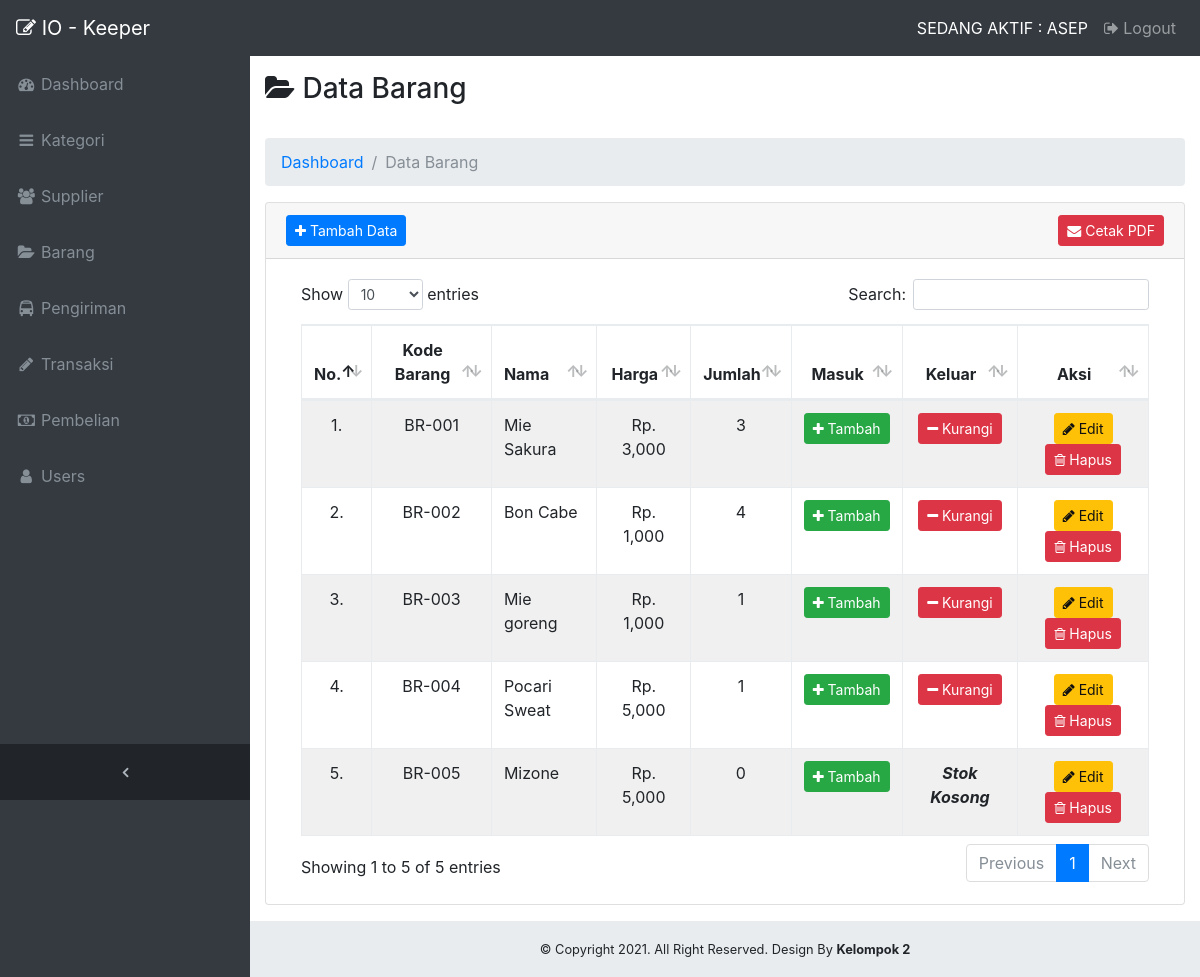
The page /admin/?page=barang (signed in) on the database as committed earlier.
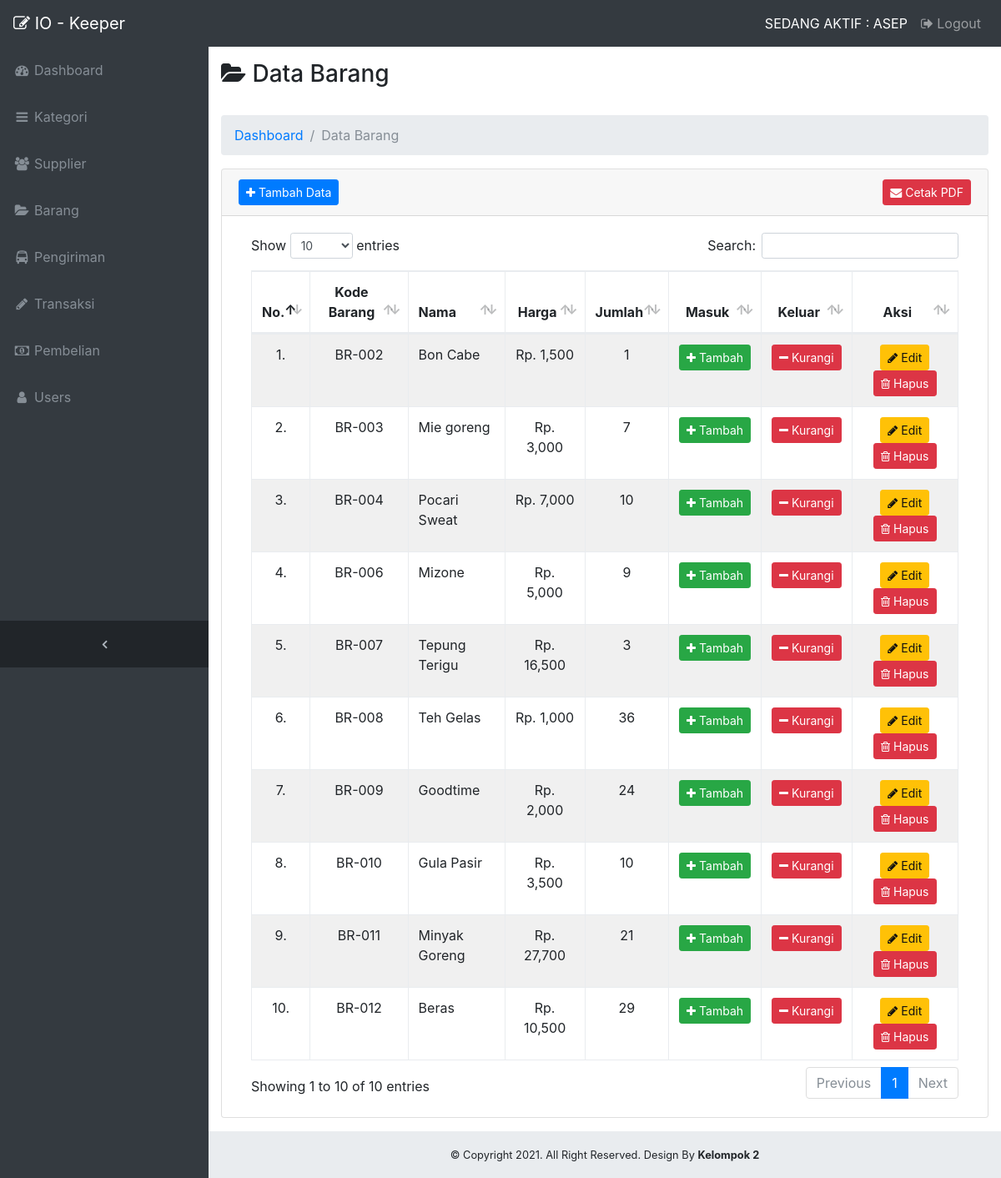
The same page on the database as committed later.
### tables this page shows
CREATE TABLE `barang` (
  `kode_barang` varchar(100) NOT NULL,
  `id_kategori` int(11) DEFAULT NULL,
  `nama_barang` varchar(191) DEFAULT NULL,
  `harga` double DEFAULT NULL,
  `satuan` varchar(20) DEFAULT NULL,
  `keterangan` text,
  `foto` varchar(255) DEFAULT NULL
);

### admin/page/barang/data_barang.php (the view, shortened to what this page needs)
<div class="container-fluid">
    <div class="row">
        <div class="col-md-12">
            <h3><i class="fa fa-folder-open"></i> Data Barang</h3>
            <br>
        </div>
    </div>
    <ol class="breadcrumb">
        <li class="breadcrumb-item">
            <a href="?page=dashboard">Dashboard</a>
        </li>
        <li class="breadcrumb-item active">Data Barang</li>
    </ol>
    <div class="card mb-3">
        <div class="card-header">
            <button type="button" class="btn btn-primary btn-sm" data-toggle="modal" data-target="#exampleModal"><i class="fa fa-plus"></i> Tambah Data
            </button>
            <a href="../admin/cetak.php" class="btn btn-danger btn-sm pull-right">
                <i class="fa fa-envelope"></i> Cetak PDF
            </a>
        </div>
        <div class="card-body">
            <div class="table-responsive">
                <table class="table table-bordered" id="dataTable" width="100%" cellspacing="0">
                    <thead>
                        <tr>
                            <th class="text-center">No.</th>
                            <th class="text-center">Kode Barang</th>
                            <th>Nama</th>
                            <th class="text-center">Harga</th>
                            <th class="text-center">Jumlah</th>
                            <th class="text-center">Masuk</th>
                            <th class="text-center">Keluar</th>
                            <th class="text-center">Aksi</th>
                        </tr>
                    </thead>
                    <tbody>
                        <?php
                        $no = 0;
                        $query = $con->query("SELECT * FROM barang ORDER BY kode_barang ASC");
                        $bgcolor = "";
                        if (mysqli_num_rows($query)) {
                            while ($data_barang = $query->fetch_array()) {
                                if ($no % 2 == 0) {
                                    $bgcolor = "#F0F0F0";
                                } else {
                                    $bgcolor = "";
                                }
                                $kdBarang = $data_barang['kode_barang'];
                                $sql_masuk = $con->query("select sum(stok) as 'stok' from transaksi_barang where kode_barang = '$kdBarang' and status = 1");
                                $data_masuk = $sql_masuk->fetch_array();
                                $jum_masuk = $data_masuk['stok'];
                                $sql_keluar = $con->query("select sum(stok) as'stok' from transaksi_barang where kode_barang ='$kdBarang' and status = 0 ");
                                $data_keluar = $sql_keluar->fetch_array();
                                $jum_keluar = $data_keluar['stok'];
                                $sql_beli_masuk = $con->query("SELECT sum(jumlah) as 'jumlah_masuk' FROM pembelian_barang WHERE kode_barang = '$kdBarang'");
                                $data_beli_masuk = $sql_beli_masuk->fetch_array();
                                $jum_beli_masuk = $data_beli_masuk['jumlah_masuk'];
                                $jum = $jum_masuk - $jum_keluar - $jum_beli_masuk;
                                ?>
                                <tr bgcolor="<?php echo $bgcolor; ?>">
                                    <td class="text-center"><?php echo ++$no; ?>.</td>
                                    <td class="text-center"><?php echo $data_barang['kode_barang']; ?></td>
                                    <td><?php echo $data_barang['nama_barang']; ?></td>
                                    <td class="text-center">Rp. <?php echo number_format($data_barang['harga']); ?></td>
                                    <td class="text-center"><?php echo $jum; ?></td>
                                    <td class="text-center">
                                        <button onclick="tambahTransaksiBarang('<?php echo $data_barang['kode_barang']; ?>')" type="button" class="btn btn-success btn-sm" data-toggle="modal" data-target="#exampleModalTransaksiMasuk"><i class="fa fa-plus"></i> Tambah
                                        </button>
                                    </td>
                                    <td class="text-center">
                                        <?php if ($jum == 0) : ?>
                                            <b><i>Stok Kosong</i></b>
                                        <?php else : ?>
                                            <button onclick="kurangiTransaksiBarang('<?php echo $data_barang['kode_barang']; ?>')" type="button" class="btn btn-danger btn-sm" data-toggle="modal" data-target="#exampleModalTransaksiKeluar"><i class="fa fa-minus"></i> Kurangi
                                            </button>
                                        <?php endif ?>
                                    </td>
                                    <td class="text-center">
                                        <button onclick="editBarang('<?php echo $data_barang['kode_barang'] ?>')" type="button" class="btn btn-warning btn-sm" data-toggle="modal" data-target="#exampleModalUpdate"><i class="fa fa-pencil"></i> Edit
                                        </button>
                                        <form class="d-inline" method="POST">
                                            <button onclick="return confirm('Yakin ? Anda Ingin Menghapus Data Ini ?')" name="btn-hapus" type="submit" class="btn btn-danger btn-sm">
                                                <i class="fa fa-trash-o"></i> Hapus
                                            </button>
                                        </form>
                                    </td>
                                </tr>
                                <?php
                            }
                        }
                        ?>
                    </tbody>
                </table>
            </div>
        </div>
    </div>
</div>

### admin/index.php (shortened to what this page needs)
<!DOCTYPE html>
<html lang="en">
<head>
  <link href="template/vendor/bootstrap/css/bootstrap.min.css" rel="stylesheet">
  <link href="template/vendor/font-awesome/css/font-awesome.min.css" rel="stylesheet" type="text/css">
  <link href="template/vendor/datatables/dataTables.bootstrap4.css" rel="stylesheet">
  <link href="template/vendor/datatables/dataTables.bootstrap4.css" rel="stylesheet">
  <link href="template/css/sb-admin.css" rel="stylesheet">
  <link rel='stylesheet' href='https://cdn.jsdelivr.net/npm/sweetalert2@7.12.15/dist/sweetalert2.min.css'>
</head>
<body class="fixed-nav sticky-footer bg-dark" id="page-top">
  <nav class="navbar navbar-expand-lg navbar-dark bg-dark fixed-top" id="mainNav">
    <a class="navbar-brand" href="?page=dashboard"><i class="fa fa-edit"></i> IO - Keeper</a>
    <div class="collapse navbar-collapse" id="navbarResponsive">
      <ul class="navbar-nav navbar-sidenav" id="exampleAccordion">
        <li class="nav-item" data-toggle="tooltip" data-placement="right" title="Dashboard">
          <a class="nav-link" href="?page=dashboard">
            <i class="fa fa-fw fa-dashboard"></i>
            <span class="nav-link-text">Dashboard</span>
          </a>
        </li>
        <li class="nav-item" data-toggle="tooltip" data-placement="right" title="Kategori">
          <a class="nav-link" href="?page=kategori">
            <i class="fa fa-fw fa-bars"></i>
            <span class="nav-link-text">Kategori</span>
          </a>
        </li>
        <li class="nav-item" data-toggle="tooltip" data-placement="right" title="Supplier">
          <a class="nav-link" href="?page=supplier">
            <i class="fa fa-fw fa-users"></i>
            <span class="nav-link-text">Supplier</span>
          </a>
        </li>
        <li class="nav-item" data-toggle="tooltip" data-placement="right" title="Barang">
          <a class="nav-link" href="?page=barang">
            <i class="fa fa-fw fa-folder-open"></i>
            <span class="nav-link-text">Barang</span>
          </a>
        </li>
        <li class="nav-item" data-toggle="tooltip" data-placement="right" title="Supplier">
          <a class="nav-link" href="?page=pengiriman">
            <i class="fa fa-fw fa-bus"></i>
            <span class="nav-link-text">Pengiriman</span>
          </a>
        </li>
        <li class="nav-item" data-toggle="tooltip" data-placement="right" title="Supplier">
          <a class="nav-link" href="?page=transaksi">
            <i class="fa fa-fw fa-pencil"></i>
            <span class="nav-link-text">Transaksi</span>
          </a>
        </li>
        <li class="nav-item" data-toggle="tooltip" data-placement="right" title="Supplier">
          <a class="nav-link" href="?page=pembelian">
            <i class="fa fa-fw fa-money"></i>
            <span class="nav-link-text">Pembelian</span>
          </a>
        </li>
        <li class="nav-item" data-toggle="tooltip" data-placement="right" title="Users">
          <a class="nav-link" href="?page=users">
            <i class="fa fa-fw fa-user"></i>
            <span class="nav-link-text">Users</span>
          </a>
        </li>
      </ul>
      <ul class="navbar-nav sidenav-toggler">
        <li class="nav-item">
          <a class="nav-link text-center" id="sidenavToggler">
            <i class="fa fa-fw fa-angle-left"></i>
          </a>
        </li>
      </ul>
      <ul class="navbar-nav ml-auto">
        <li class="nav-item">
          <form class="form-inline my-2 my-lg-0 mr-lg-2">
            <div class="input-group mt-2 text-white" style="text-transform: uppercase;">
              Sedang Aktif : <?php echo $_SESSION['username']; ?>
            </div>
          </form>
        </li>
        <li class="nav-item">
          <a class="nav-link" data-toggle="modal" data-target="#exampleModalLogout"><i class="fa fa-sign-out"></i> Logout
          </a>
        </li>
      </ul>
    </div>
  </nav>
  <div class="content-wrapper">
    <?php require 'mod/halaman.php'; ?>
    <footer class="sticky-footer">
      <div class="container">
        <div class="text-center">
          <small>&copy; Copyright 2021. All Right Reserved. Design By <b>Kelompok 2</b></small>
        </div>
      </div>
    </footer>
  </div>
</body>
</html>

### admin/mod/halaman.php (shortened to what this page needs)
<?php
    if (isset($_GET['page'])) {
        $page = $_GET['page'];
    } else {
        $page = "dashboard";
    }
?>
<?php
    switch ($page) {
        case 'barang' :
            include 'page/barang/data_barang.php';
            break;
    }
?>

### admin/template/css/sb-admin.css (style rules this page uses)
html { position: relative; min-height: 100%; }
body { overflow-x: hidden; }
body.sticky-footer { margin-bottom: 56px; }
body.sticky-footer .content-wrapper { min-height: calc(100vh - 56px - 56px); }
body.fixed-nav { padding-top: 56px; }
.content-wrapper { min-height: calc(100vh - 56px); padding-top: 1rem; }
#mainNav .navbar-collapse { overflow: auto; max-height: 75vh; }
#mainNav .navbar-collapse .navbar-nav .nav-item .nav-link { cursor: pointer; }
#mainNav .navbar-collapse .sidenav-toggler { display: none; }
@media (min-width: 992px) { #mainNav .navbar-brand { width: 250px; } }
@media (min-width: 992px) { #mainNav .navbar-collapse { overflow: visible; max-height: none; } }
@media (min-width: 992px) { #mainNav .navbar-collapse .navbar-sidenav { position: absolute; top: 0; left: 0; overflow-x: hidden; overflow-y: auto; -webkit-flex-direction: column; -ms-flex-direction: column; flex-direction: column; margin-top: 56px; } }
@media (min-width: 992px) { #mainNav .navbar-collapse .navbar-sidenav > .nav-item { width: 250px; padding: 0; } }
@media (min-width: 992px) { #mainNav .navbar-collapse .navbar-sidenav > .nav-item > .nav-link { padding: 1em; } }
#mainNav.fixed-top .sidenav-toggler { display: none; }
@media (min-width: 992px) { #mainNav.fixed-top .navbar-sidenav { height: calc(100vh - 112px); } }
@media (min-width: 992px) { #mainNav.fixed-top .sidenav-toggler { position: absolute; top: 0; left: 0; display: flex; overflow-x: hidden; overflow-y: auto; -webkit-flex-direction: column; -ms-flex-direction: column; flex-direction: column; margin-top: calc(100vh - 56px); } }
@media (min-width: 992px) { #mainNav.fixed-top .sidenav-toggler > .nav-item { width: 250px; padding: 0; } }
@media (min-width: 992px) { #mainNav.fixed-top .sidenav-toggler > .nav-item > .nav-link { padding: 1em; } }
#mainNav.fixed-top.navbar-dark .sidenav-toggler { background-color: #212529; }
#mainNav.fixed-top.navbar-dark .sidenav-toggler a i { color: #adb5bd; }
.content-wrapper { overflow-x: hidden; background: white; }
@media (min-width: 992px) { .content-wrapper { margin-left: 250px; } }
#sidenavToggler i { font-weight: 800; }
#mainNav.navbar-dark .navbar-collapse .navbar-sidenav > .nav-item > .nav-link { color: #868e96; }
@media (min-width: 992px) { #mainNav.navbar-dark .navbar-collapse .navbar-sidenav { background: #343a40; } }
footer.sticky-footer { position: absolute; right: 0; bottom: 0; width: 100%; height: 56px; background-color: #e9ecef; line-height: 55px; }
@media (min-width: 992px) { footer.sticky-footer { width: calc(100% - 250px); } }

Rows that differ between the two databases and show on the page:
removed barang: kode_barang "BR-001", nama_barang "Mie Sakura", harga "3,000", jum "3"
removed barang: kode_barang "BR-005", nama_barang "Mizone", harga "5,000", jum "0", shows "Stok Kosong"
changed barang "BR-002": harga "1,000" → "1,500"; jum "4" → "1"
changed barang "BR-003": harga "1,000" → "3,000"; jum "1" → "7"
changed barang "BR-004": harga "5,000" → "7,000"; jum "1" → "10"
added barang: kode_barang "BR-006", nama_barang "Mizone", harga "5,000", jum "9"
added barang: kode_barang "BR-007", nama_barang "Tepung Terigu", harga "16,500", jum "3"
added barang: kode_barang "BR-008", nama_barang "Teh Gelas", harga "1,000", jum "36"
added barang: kode_barang "BR-009", nama_barang "Goodtime", harga "2,000", jum "24"
added barang: kode_barang "BR-010", nama_barang "Gula Pasir", harga "3,500", jum "10"
added barang: kode_barang "BR-011", nama_barang "Minyak Goreng", harga "27,700", jum "21"
added barang: kode_barang "BR-012", nama_barang "Beras", harga "10,500", jum "29"
Other text that changed with them:
text written by a page script: "Show entries Search: Showing 1 to 5 of 5 entries Previous 1 Next" → "Show entries Search: Showing 1 to 10 of 10 entries Previous 1 Next"
